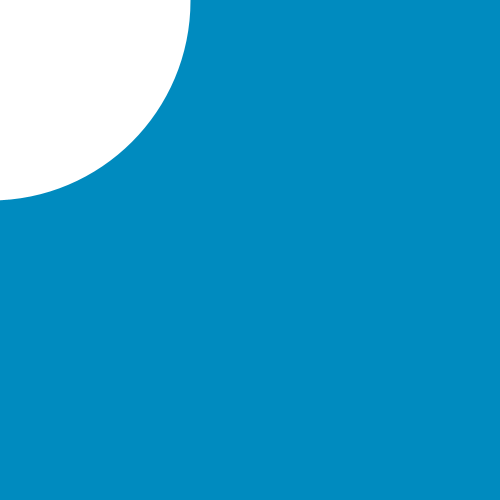
Frame 1 (no input)
Frame 60 (the mouse pressed at the canvas centre just before this capture): identical to frame 1, image omitted
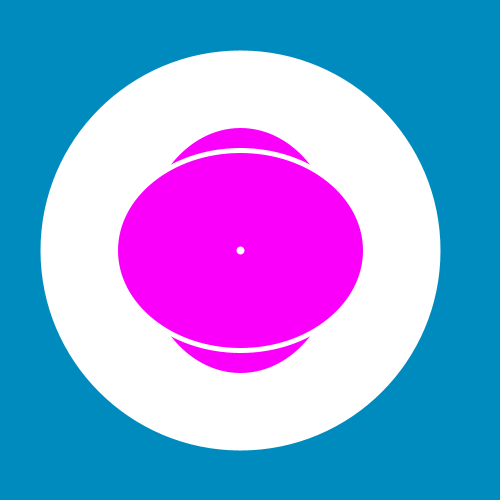
Frame 120 (the mouse held since frame 60 and released just before this capture)

The Processing sketch that drew these frames (run headless with seeded random() and noise(); from frame 60 on, the mouse is pressed at the canvas centre):

// Processing sketch: processing_111103
// ── processing_111103.pde

void setup(){
  size(500,500);
  rectMode(CENTER); 
  
}

void draw(){
  background(0,139,191);
  stroke(255,255,255);
  strokeWeight(400);
  point(mouseX-10,mouseY);
  strokeWeight(5);
  fill(mouseY,0,mouseX);
  ellipse(mouseX-10,mouseY,200,mouseX);
  ellipse(mouseX-10,mouseY,mouseY,200);
  strokeWeight(8);
  point(mouseX-10,mouseY);
  

  println(mouseX + " " + mouseY); 
}
